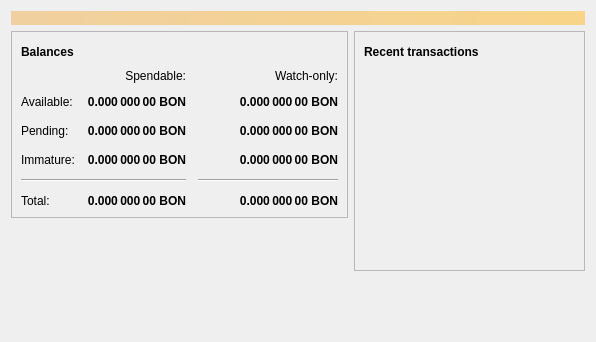
<?xml version="1.0" encoding="UTF-8"?>
<ui version="4.0">
 <class>OverviewPage</class>
 <widget class="QWidget" name="OverviewPage">
  <property name="geometry">
   <rect>
    <x>0</x>
    <y>0</y>
    <width>596</width>
    <height>342</height>
   </rect>
  </property>
  <property name="windowTitle">
   <string>Form</string>
  </property>
  <layout class="QVBoxLayout" name="topLayout">
   <item>
    <widget class="QLabel" name="labelAlerts">
     <property name="visible">
      <bool>false</bool>
     </property>
     <property name="styleSheet">
      <string notr="true">QLabel { background-color: qlineargradient(x1: 0, y1: 0, x2: 1, y2: 0, stop:0 #F0D0A0, stop:1 #F8D488); color:#000000; }</string>
     </property>
     <property name="wordWrap">
      <bool>true</bool>
     </property>
     <property name="margin">
      <number>3</number>
     </property>
     <property name="textInteractionFlags">
      <set>Qt::TextSelectableByMouse</set>
     </property>
    </widget>
   </item>
   <item>
    <layout class="QHBoxLayout" name="horizontalLayout" stretch="1,1">
     <item>
      <layout class="QVBoxLayout" name="verticalLayout_2">
       <item>
        <widget class="QFrame" name="frame">
         <property name="frameShape">
          <enum>QFrame::StyledPanel</enum>
         </property>
         <property name="frameShadow">
          <enum>QFrame::Raised</enum>
         </property>
         <layout class="QVBoxLayout" name="verticalLayout_4">
          <item>
           <layout class="QHBoxLayout" name="horizontalLayout_4">
            <item>
             <widget class="QLabel" name="label_5">
              <property name="font">
               <font>
                <weight>75</weight>
                <bold>true</bold>
               </font>
              </property>
              <property name="text">
               <string>Balances</string>
              </property>
             </widget>
            </item>
            <item>
             <widget class="QPushButton" name="labelWalletStatus">
              <property name="enabled">
               <bool>true</bool>
              </property>
              <property name="maximumSize">
               <size>
                <width>30</width>
                <height>16777215</height>
               </size>
              </property>
              <property name="toolTip">
               <string>The displayed information may be out of date. Your wallet automatically synchronizes with the bontoncoin network after a connection is established, but this process has not completed yet.</string>
              </property>
              <property name="text">
               <string/>
              </property>
              <property name="icon">
               <iconset resource="../bitcoin.qrc">
                <normaloff>:/icons/warning</normaloff>
                <disabledoff>:/icons/warning</disabledoff>:/icons/warning</iconset>
              </property>
              <property name="iconSize">
               <size>
                <width>24</width>
                <height>24</height>
               </size>
              </property>
              <property name="flat">
               <bool>true</bool>
              </property>
             </widget>
            </item>
            <item>
             <spacer name="horizontalSpacer_3">
              <property name="orientation">
               <enum>Qt::Horizontal</enum>
              </property>
              <property name="sizeHint" stdset="0">
               <size>
                <width>40</width>
                <height>20</height>
               </size>
              </property>
             </spacer>
            </item>
           </layout>
          </item>
          <item>
           <layout class="QGridLayout" name="gridLayout">
            <property name="spacing">
             <number>12</number>
            </property>
            <item row="2" column="2">
             <widget class="QLabel" name="labelWatchPending">
              <property name="font">
               <font>
                <weight>75</weight>
                <bold>true</bold>
               </font>
              </property>
              <property name="cursor">
               <cursorShape>IBeamCursor</cursorShape>
              </property>
              <property name="toolTip">
               <string>Unconfirmed transactions to watch-only addresses</string>
              </property>
              <property name="text">
               <string notr="true">0.000 000 00 BON</string>
              </property>
              <property name="alignment">
               <set>Qt::AlignRight|Qt::AlignTrailing|Qt::AlignVCenter</set>
              </property>
              <property name="textInteractionFlags">
               <set>Qt::LinksAccessibleByMouse|Qt::TextSelectableByKeyboard|Qt::TextSelectableByMouse</set>
              </property>
             </widget>
            </item>
            <item row="2" column="1">
             <widget class="QLabel" name="labelUnconfirmed">
              <property name="font">
               <font>
                <weight>75</weight>
                <bold>true</bold>
               </font>
              </property>
              <property name="cursor">
               <cursorShape>IBeamCursor</cursorShape>
              </property>
              <property name="toolTip">
               <string>Total of transactions that have yet to be confirmed, and do not yet count toward the spendable balance</string>
              </property>
              <property name="text">
               <string notr="true">0.000 000 00 BON</string>
              </property>
              <property name="alignment">
               <set>Qt::AlignRight|Qt::AlignTrailing|Qt::AlignVCenter</set>
              </property>
              <property name="textInteractionFlags">
               <set>Qt::LinksAccessibleByMouse|Qt::TextSelectableByKeyboard|Qt::TextSelectableByMouse</set>
              </property>
             </widget>
            </item>
            <item row="3" column="2">
             <widget class="QLabel" name="labelWatchImmature">
              <property name="font">
               <font>
                <weight>75</weight>
                <bold>true</bold>
               </font>
              </property>
              <property name="cursor">
               <cursorShape>IBeamCursor</cursorShape>
              </property>
              <property name="toolTip">
               <string>Mined balance in watch-only addresses that has not yet matured</string>
              </property>
              <property name="text">
               <string notr="true">0.000 000 00 BON</string>
              </property>
              <property name="alignment">
               <set>Qt::AlignRight|Qt::AlignTrailing|Qt::AlignVCenter</set>
              </property>
              <property name="textInteractionFlags">
               <set>Qt::LinksAccessibleByMouse|Qt::TextSelectableByKeyboard|Qt::TextSelectableByMouse</set>
              </property>
             </widget>
            </item>
            <item row="4" column="0" colspan="2">
             <widget class="Line" name="line">
              <property name="orientation">
               <enum>Qt::Horizontal</enum>
              </property>
             </widget>
            </item>
            <item row="4" column="2">
             <widget class="Line" name="lineWatchBalance">
              <property name="sizePolicy">
               <sizepolicy hsizetype="Preferred" vsizetype="Fixed">
                <horstretch>0</horstretch>
                <verstretch>0</verstretch>
               </sizepolicy>
              </property>
              <property name="minimumSize">
               <size>
                <width>140</width>
                <height>0</height>
               </size>
              </property>
              <property name="orientation">
               <enum>Qt::Horizontal</enum>
              </property>
             </widget>
            </item>
            <item row="5" column="0">
             <widget class="QLabel" name="labelTotalText">
              <property name="text">
               <string>Total:</string>
              </property>
             </widget>
            </item>
            <item row="3" column="1">
             <widget class="QLabel" name="labelImmature">
              <property name="font">
               <font>
                <weight>75</weight>
                <bold>true</bold>
               </font>
              </property>
              <property name="cursor">
               <cursorShape>IBeamCursor</cursorShape>
              </property>
              <property name="toolTip">
               <string>Mined balance that has not yet matured</string>
              </property>
              <property name="text">
               <string notr="true">0.000 000 00 BON</string>
              </property>
              <property name="alignment">
               <set>Qt::AlignRight|Qt::AlignTrailing|Qt::AlignVCenter</set>
              </property>
              <property name="textInteractionFlags">
               <set>Qt::LinksAccessibleByMouse|Qt::TextSelectableByKeyboard|Qt::TextSelectableByMouse</set>
              </property>
             </widget>
            </item>
            <item row="2" column="3">
             <spacer name="horizontalSpacer_2">
              <property name="orientation">
               <enum>Qt::Horizontal</enum>
              </property>
              <property name="sizeHint" stdset="0">
               <size>
                <width>40</width>
                <height>20</height>
               </size>
              </property>
             </spacer>
            </item>
            <item row="3" column="0">
             <widget class="QLabel" name="labelImmatureText">
              <property name="text">
               <string>Immature:</string>
              </property>
             </widget>
            </item>
            <item row="5" column="1">
             <widget class="QLabel" name="labelTotal">
              <property name="font">
               <font>
                <weight>75</weight>
                <bold>true</bold>
               </font>
              </property>
              <property name="cursor">
               <cursorShape>IBeamCursor</cursorShape>
              </property>
              <property name="toolTip">
               <string>Your current total balance</string>
              </property>
              <property name="text">
               <string notr="true">0.000 000 00 BON</string>
              </property>
              <property name="alignment">
               <set>Qt::AlignRight|Qt::AlignTrailing|Qt::AlignVCenter</set>
              </property>
              <property name="textInteractionFlags">
               <set>Qt::LinksAccessibleByMouse|Qt::TextSelectableByKeyboard|Qt::TextSelectableByMouse</set>
              </property>
             </widget>
            </item>
            <item row="5" column="2">
             <widget class="QLabel" name="labelWatchTotal">
              <property name="font">
               <font>
                <weight>75</weight>
                <bold>true</bold>
               </font>
              </property>
              <property name="cursor">
               <cursorShape>IBeamCursor</cursorShape>
              </property>
              <property name="toolTip">
               <string>Current total balance in watch-only addresses</string>
              </property>
              <property name="text">
               <string notr="true">0.000 000 00 BON</string>
              </property>
              <property name="alignment">
               <set>Qt::AlignRight|Qt::AlignTrailing|Qt::AlignVCenter</set>
              </property>
              <property name="textInteractionFlags">
               <set>Qt::LinksAccessibleByMouse|Qt::TextSelectableByKeyboard|Qt::TextSelectableByMouse</set>
              </property>
             </widget>
            </item>
            <item row="0" column="2">
             <widget class="QLabel" name="labelWatchonly">
              <property name="text">
               <string>Watch-only:</string>
              </property>
              <property name="alignment">
               <set>Qt::AlignRight|Qt::AlignTrailing|Qt::AlignVCenter</set>
              </property>
             </widget>
            </item>
            <item row="1" column="0">
             <widget class="QLabel" name="labelBalanceText">
              <property name="text">
               <string>Available:</string>
              </property>
             </widget>
            </item>
            <item row="1" column="1">
             <widget class="QLabel" name="labelBalance">
              <property name="font">
               <font>
                <weight>75</weight>
                <bold>true</bold>
               </font>
              </property>
              <property name="cursor">
               <cursorShape>IBeamCursor</cursorShape>
              </property>
              <property name="toolTip">
               <string>Your current spendable balance</string>
              </property>
              <property name="text">
               <string notr="true">0.000 000 00 BON</string>
              </property>
              <property name="alignment">
               <set>Qt::AlignRight|Qt::AlignTrailing|Qt::AlignVCenter</set>
              </property>
              <property name="textInteractionFlags">
               <set>Qt::LinksAccessibleByMouse|Qt::TextSelectableByKeyboard|Qt::TextSelectableByMouse</set>
              </property>
             </widget>
            </item>
            <item row="1" column="2">
             <widget class="QLabel" name="labelWatchAvailable">
              <property name="font">
               <font>
                <weight>75</weight>
                <bold>true</bold>
               </font>
              </property>
              <property name="cursor">
               <cursorShape>IBeamCursor</cursorShape>
              </property>
              <property name="toolTip">
               <string>Your current balance in watch-only addresses</string>
              </property>
              <property name="text">
               <string notr="true">0.000 000 00 BON</string>
              </property>
              <property name="alignment">
               <set>Qt::AlignRight|Qt::AlignTrailing|Qt::AlignVCenter</set>
              </property>
              <property name="textInteractionFlags">
               <set>Qt::LinksAccessibleByMouse|Qt::TextSelectableByKeyboard|Qt::TextSelectableByMouse</set>
              </property>
             </widget>
            </item>
            <item row="2" column="0">
             <widget class="QLabel" name="labelPendingText">
              <property name="text">
               <string>Pending:</string>
              </property>
             </widget>
            </item>
            <item row="0" column="1">
             <widget class="QLabel" name="labelSpendable">
              <property name="text">
               <string>Spendable:</string>
              </property>
              <property name="alignment">
               <set>Qt::AlignRight|Qt::AlignTrailing|Qt::AlignVCenter</set>
              </property>
             </widget>
            </item>
           </layout>
          </item>
         </layout>
        </widget>
       </item>
       <item>
        <spacer name="verticalSpacer">
         <property name="orientation">
          <enum>Qt::Vertical</enum>
         </property>
         <property name="sizeHint" stdset="0">
          <size>
           <width>20</width>
           <height>40</height>
          </size>
         </property>
        </spacer>
       </item>
      </layout>
     </item>
     <item>
      <layout class="QVBoxLayout" name="verticalLayout_3">
       <item>
        <widget class="QFrame" name="frame_2">
         <property name="frameShape">
          <enum>QFrame::StyledPanel</enum>
         </property>
         <property name="frameShadow">
          <enum>QFrame::Raised</enum>
         </property>
         <layout class="QVBoxLayout" name="verticalLayout">
          <item>
           <layout class="QHBoxLayout" name="horizontalLayout_2">
            <item>
             <widget class="QLabel" name="label_4">
              <property name="font">
               <font>
                <weight>75</weight>
                <bold>true</bold>
               </font>
              </property>
              <property name="text">
               <string>Recent transactions</string>
              </property>
             </widget>
            </item>
            <item>
             <widget class="QPushButton" name="labelTransactionsStatus">
              <property name="enabled">
               <bool>true</bool>
              </property>
              <property name="maximumSize">
               <size>
                <width>30</width>
                <height>16777215</height>
               </size>
              </property>
              <property name="toolTip">
               <string>The displayed information may be out of date. Your wallet automatically synchronizes with the bontoncoin network after a connection is established, but this process has not completed yet.</string>
              </property>
              <property name="text">
               <string/>
              </property>
              <property name="icon">
               <iconset resource="../bitcoin.qrc">
                <normaloff>:/icons/warning</normaloff>
                <disabledoff>:/icons/warning</disabledoff>:/icons/warning</iconset>
              </property>
              <property name="iconSize">
               <size>
                <width>24</width>
                <height>24</height>
               </size>
              </property>
              <property name="flat">
               <bool>true</bool>
              </property>
             </widget>
            </item>
            <item>
             <spacer name="horizontalSpacer">
              <property name="orientation">
               <enum>Qt::Horizontal</enum>
              </property>
              <property name="sizeHint" stdset="0">
               <size>
                <width>40</width>
                <height>20</height>
               </size>
              </property>
             </spacer>
            </item>
           </layout>
          </item>
          <item>
           <widget class="QListView" name="listTransactions">
            <property name="styleSheet">
             <string notr="true">QListView { background: transparent; }</string>
            </property>
            <property name="frameShape">
             <enum>QFrame::NoFrame</enum>
            </property>
            <property name="verticalScrollBarPolicy">
             <enum>Qt::ScrollBarAlwaysOff</enum>
            </property>
            <property name="horizontalScrollBarPolicy">
             <enum>Qt::ScrollBarAlwaysOff</enum>
            </property>
            <property name="selectionMode">
             <enum>QAbstractItemView::NoSelection</enum>
            </property>
           </widget>
          </item>
         </layout>
        </widget>
       </item>
       <item>
        <spacer name="verticalSpacer_2">
         <property name="orientation">
          <enum>Qt::Vertical</enum>
         </property>
         <property name="sizeHint" stdset="0">
          <size>
           <width>20</width>
           <height>40</height>
          </size>
         </property>
        </spacer>
       </item>
      </layout>
     </item>
    </layout>
   </item>
  </layout>
 </widget>
 <resources/>
 <connections/>
</ui>
